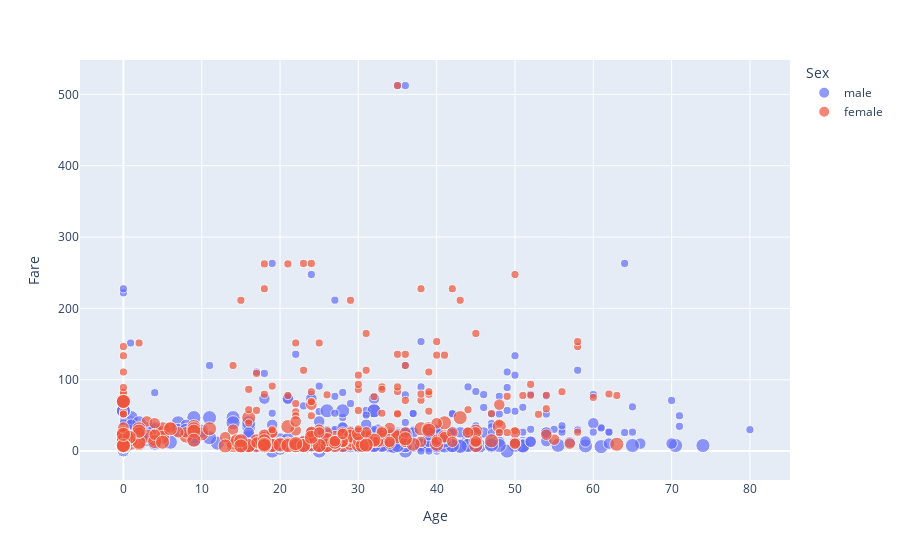

Notebook code cell kept with this figure:
### Code cell
fig = px.scatter(data, x="Age", y="Fare", size="Pclass", hover_name='Name',color="Sex",size_max=10)
fig.show()

### Figure 1 — Plotly figure (JSON) as saved in the notebook; plotly's stock layout.template omitted (floating-point values rounded to 4 significant figures; data arrays with more than 128 entries replaced by an {"elided": "..."} marker saying what was removed)
{"data": [{"hovertemplate": "<b>%{hovertext}</b><br><br>Sex=male<br>Age=%{x}<br>Fare=%{y}<br>Pclass=%{marker.size}<extra></extra>", "hovertext": {"elided": "577 str values"}, "legendgroup": "male", "marker": {"color": "#636efa", "size": {"elided": "577 int values"}, "sizemode": "area", "sizeref": 0.03, "symbol": "circle"}, "mode": "markers", "name": "male", "orientation": "v", "showlegend": true, "type": "scatter", "x": {"elided": "577 float values"}, "xaxis": "x", "y": {"elided": "577 float values"}, "yaxis": "y"}, {"hovertemplate": "<b>%{hovertext}</b><br><br>Sex=female<br>Age=%{x}<br>Fare=%{y}<br>Pclass=%{marker.size}<extra></extra>", "hovertext": {"elided": "314 str values"}, "legendgroup": "female", "marker": {"color": "#EF553B", "size": {"elided": "314 int values"}, "sizemode": "area", "sizeref": 0.03, "symbol": "circle"}, "mode": "markers", "name": "female", "orientation": "v", "showlegend": true, "type": "scatter", "x": {"elided": "314 float values"}, "xaxis": "x", "y": {"elided": "314 float values"}, "yaxis": "y"}], "layout": {"legend": {"itemsizing": "constant", "title": {"text": "Sex"}, "tracegroupgap": 0}, "margin": {"t": 60}, "xaxis": {"anchor": "y", "domain": [0, 1], "title": {"text": "Age"}}, "yaxis": {"anchor": "x", "domain": [0, 1], "title": {"text": "Fare"}}}}
